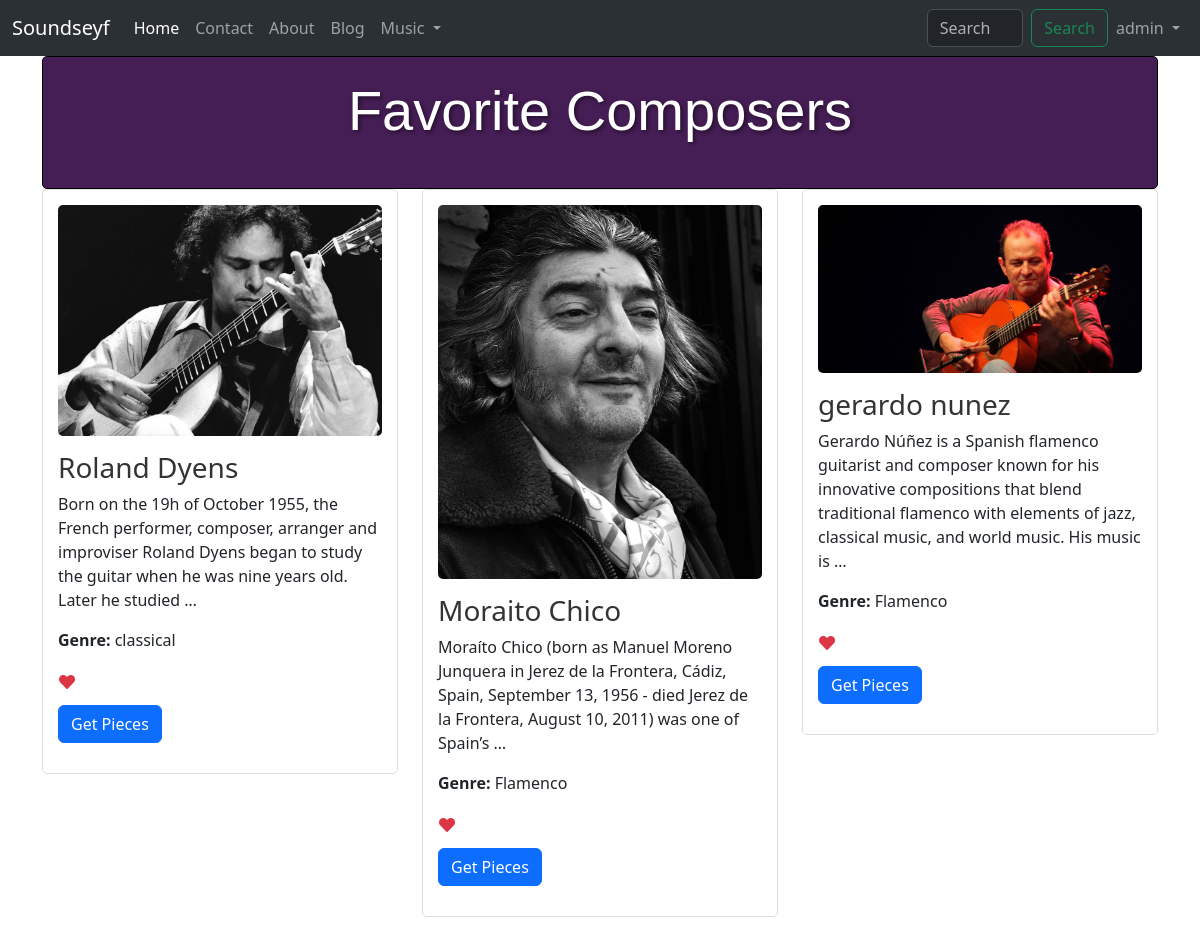
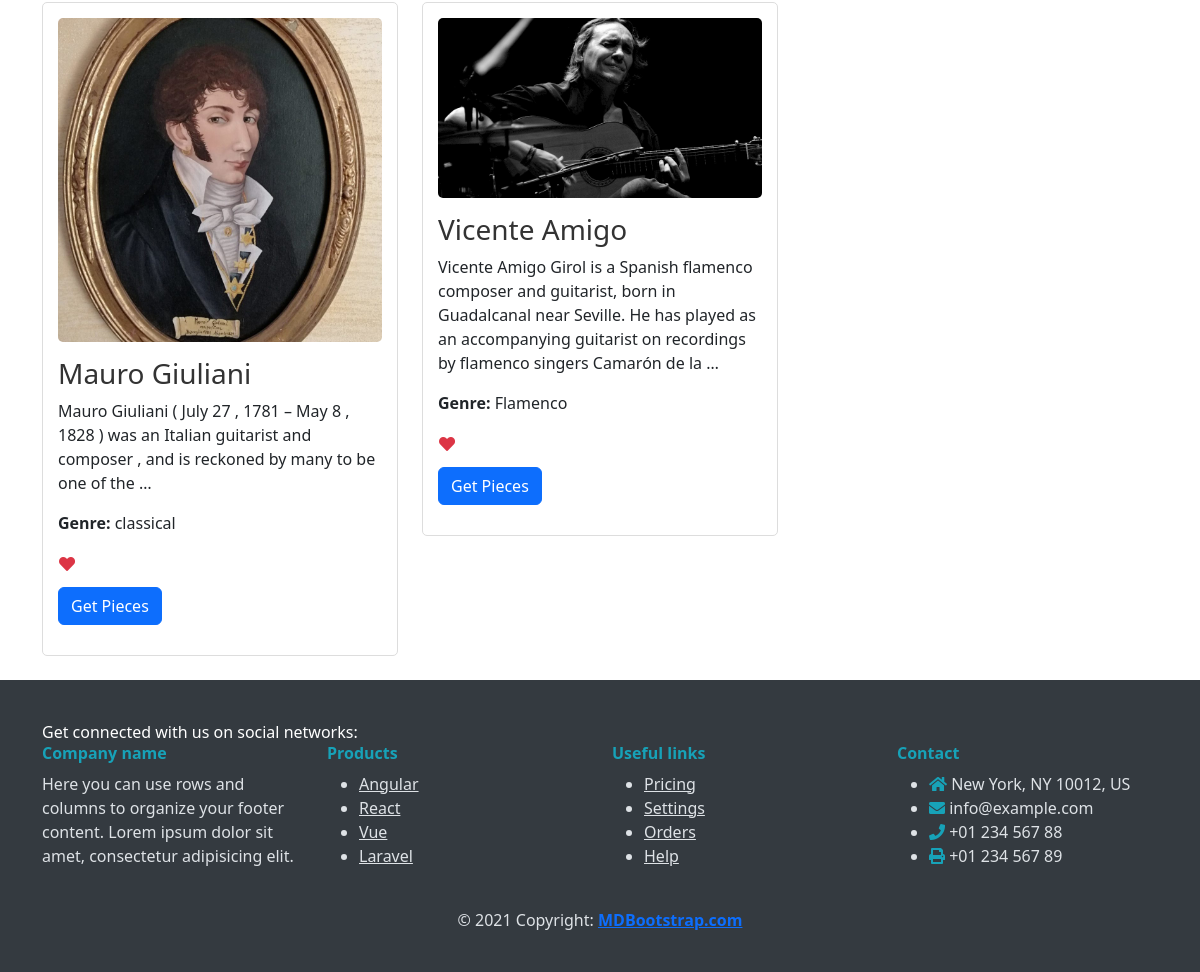
The app's page /music/favorites/ (signed in) with its own data (2 pictures, top to bottom).
### music/models.py (models this page shows, shortened)
class Composer(models.Model):
    name = models.CharField(max_length=255,null=True,blank=True)
    biography = models.TextField(null=True, blank=True)
    image = models.ImageField(upload_to="Composers/" , default="default.jpg")
    genre = models.CharField(max_length=255,null=True,blank=True)
    nationality = models.CharField(blank=True,null=True,max_length=255)

### music/views.py (the view)
# urls.py: path('favorites/', FavoritesView, name='Likes'),
@login_required
def FavoritesView(request):
    liked_composers = Composer.objects.filter(favoritecomposer__user=request.user)
    return render(request, 'music/favorites.html', {'liked_composers': liked_composers})

### templates/music/favorites.html (shortened to what this page needs)
{% extends "base.html" %}
{% load thumbnail %}
{% block content %}
<div class="container">
  <div style="background-color: #461e56; border: 1px solid #000000; border-radius: 5px; padding: 20px;">
    <h2 class="text-center mb-4" style="font-size: 3.5rem; font-family: 'Oswald', sans-serif; color: #ffffff; text-shadow: 2px 2px 4px rgba(0, 0, 0, 0.5);">Favorite Composers</h2>
  </div>
  <div class="row">
    {% if liked_composers %}
      {% for composer in liked_composers %}
        <div class="col-md-4 mb-4">
          <div class="card composer-card" style="border: 1px solid #ddd; border-radius: 5px; padding: 15px;">
            {% if composer.image %}
              <img src="{% thumbnail composer.image "600x400" crop="center" as im %}{{ im.url }}{% endthumbnail %}"
                alt="{{ composer.name }}" class="card-img-top composer-image" style="border-radius: 5px; width: 100%;">
            {% else %}
              <div class="no-image-placeholder" style="background-color: #eee; height: 200px; border-radius: 5px;"></div>
            {% endif %}
            <div class="composer-details" style="padding: 15px 0;">
              <a href="{% url 'music:pieces' cid=composer.id %}" class="composer-name-link" style="text-decoration: none; color: #333;">
                <h3 class="card-title composer-name">{{ composer.name }}</h3>
              </a>
              <p class="card-text composer-bio">{{ composer.biography|truncatewords:30 }}</p>
              <p class="composer-genre"><strong>Genre:</strong> {{ composer.genre }}</p>
              <form action="{% url 'music:Favorites' composer_id=composer.id %}" method="post">
                <button type="submit" class="btn btn-link composer-like-button" aria-label="Remove from Favorites" style="padding: 0;">
                  <i class="fas fa-heart text-danger"></i>
                </button>
              </form>
              <a href="{% url 'music:pieces' cid=composer.id %}" class="btn btn-primary composer-button" style="margin-top: 10px;">Get Pieces</a>
            </div>
          </div>
        </div>
      {% endfor %}
    {% else %}
      <div class="col">
        <p class="text-center">No favorite composers found.</p>
      </div>
    {% endif %}
  </div>
</div>
{% endblock %}

### templates/base.html (shortened to what this page needs)
{% load static %}
{% load thumbnail %}
<!doctype html>
<html lang="en">
<head>
    <link href="https://cdn.jsdelivr.net/npm/bootstrap@5.3.3/dist/css/bootstrap.min.css" rel="stylesheet"
>
    <link rel="stylesheet" href="{% static 'css/footer.css' %}">
    <link rel="stylesheet" href="https://cdnjs.cloudflare.com/ajax/libs/font-awesome/5.15.4/css/all.min.css">
</head>
<body data-bs-theme="light">
    <nav class="navbar navbar-expand-lg bg-body-tertiary" data-bs-theme="dark">
        <div class="container-fluid">
            <a class="navbar-brand" href="{% url 'website:index' %}">Soundseyf</a>
            <div class="collapse navbar-collapse" id="navbarSupportedContent">
                <ul class="navbar-nav me-auto mb-2 mb-lg-0">
                    <li class="nav-item">
                        <a class="nav-link active" aria-current="page" href="{% url 'website:index' %}">Home</a>
                    </li>
                    <li class="nav-item">
                        <a class="nav-link" href="{% url 'website:contact' %}">Contact</a>
                    </li>
                    <li class="nav-item">
                        <a class="nav-link" href="{% url 'website:about' %}">About</a>
                    </li>
                    <li class="nav-item">
                        <a class="nav-link" href="{% url 'blog:blog-home' %}">Blog</a>
                    </li>
                    <li class="nav-item dropdown">
                        <a class="nav-link dropdown-toggle" href="#" role="button" data-bs-toggle="dropdown"
                            aria-expanded="false">
                            Music
                        </a>
                    </li>
                </ul>
                <form style="padding-left: 45%;" method="get" class="d-flex me-auto" role="search"
                    action="{% url 'music:search' %}">
                    <input class="form-control me-2" name="s" type="search" placeholder="Search Composer fullname"
                        aria-label="Search" list="composer-list">
                    <button class="btn btn-outline-success" type="submit">Search</button>
                </form>
                <ul class="navbar-nav ms-auto">
                    {% if request.user.is_authenticated %}
                    <li class="nav-item dropdown">
                        <a class="nav-link dropdown-toggle" href="#" id="userDropdown" role="button"
                            data-bs-toggle="dropdown" aria-expanded="false">
                            {{ request.user.username }}
                        </a>
                    </li>
                    {% endif %}
                </ul>
            </div>
        </div>
    </nav>
    {% block content %}
    {% endblock content %}
    <footer class="special-footer">
        <section class="social-media-section">
            <div class="container">
                <div class="row justify-content-center align-items-center">
                    <div class="col-lg-6 text-lg-start">
                        <p class="social-media-text">Get connected with us on social networks:</p>
                    </div>
                </div>
            </div>
        </section>
        <section class="links-section">
            <div class="container">
                <div class="row">
                    <div class="col-md-3 col-lg-3 col-xl-3 mb-4">
                        <h6 class="footer-heading">Company name</h6>
                        <p>Here you can use rows and columns to organize your footer content. Lorem ipsum dolor sit
                            amet, consectetur adipisicing elit.</p>
                    </div>
                    <div class="col-md-3 col-lg-3 col-xl-3 mb-4">
                        <h6 class="footer-heading">Products</h6>
                        <ul class="footer-links">
                            <li><a href="#!">Angular</a></li>
                            <li><a href="#!">React</a></li>
                            <li><a href="#!">Vue</a></li>
                            <li><a href="#!">Laravel</a></li>
                        </ul>
                    </div>
                    <div class="col-md-3 col-lg-3 col-xl-3 mb-4">
                        <h6 class="footer-heading">Useful links</h6>
                        <ul class="footer-links">
                            <li><a href="#!">Pricing</a></li>
                            <li><a href="#!">Settings</a></li>
                            <li><a href="#!">Orders</a></li>
                            <li><a href="#!">Help</a></li>
                        </ul>
                    </div>
                    <div class="col-md-3 col-lg-3 col-xl-3 mb-4">
                        <h6 class="footer-heading">Contact</h6>
                        <ul class="footer-contact">
                            <li><i class="fas fa-home"></i> New York, NY 10012, US</li>
                            <li><i class="fas fa-envelope"></i> info@example.com</li>
                            <li><i class="fas fa-phone"></i> +01 234 567 88</li>
                            <li><i class="fas fa-print"></i> +01 234 567 89</li>
                        </ul>
                    </div>
                </div>
            </div>
        </section>
        <section class="copyright-section">
            <div class="container text-center">
                <p class="mb-0">© 2021 Copyright: <a href="https://mdbootstrap.com/" class="fw-bold">MDBootstrap.com</a>
                </p>
            </div>
        </section>
    </footer>
</body>
</html>
{% load sweetify %}

### statics/css/footer.css (style rules this page uses)
.special-footer { background-color: #343a40; color: #dee2e6; padding-top: 40px; padding-bottom: 40px; }
.social-media-text { margin-bottom: 0; color: #fff; }
.footer-heading { font-weight: bold; color: #17a2b8; }
.footer-links a, .footer-contact a { color: #dee2e6; }
.footer-contact i { color: #17a2b8; }
.special-footer { position: relative; }

### records on screen
Composer: image (picture), name "Roland Dyens", biography "Born on the 19h of October 1955, the French performer, composer, arranger and improviser Roland Dyens began to study the guitar when he was nine years old. Later he studied …", genre "classical"
Composer: image (picture), name "Moraito Chico", biography "Moraíto Chico (born as Manuel Moreno Junquera in Jerez de la Frontera, Cádiz, Spain, September 13, 1956 - died Jerez de la Frontera, August 10, 2011) was one of Spain’s …", genre "Flamenco"
Composer: image (picture), name "gerardo nunez", biography "Gerardo Núñez is a Spanish flamenco guitarist and composer known for his innovative compositions that blend traditional flamenco with elements of jazz, classical music, and world music. His music is …", genre "Flamenco"
Composer: image (picture), name "Mauro Giuliani", biography "Mauro Giuliani ( July 27 , 1781 – May 8 , 1828 ) was an Italian guitarist and composer , and is reckoned by many to be one of the …", genre "classical"
Composer: image (picture), name "Vicente Amigo", biography "Vicente Amigo Girol is a Spanish flamenco composer and guitarist, born in Guadalcanal near Seville. He has played as an accompanying guitarist on recordings by flamenco singers Camarón de la …", genre "Flamenco"

### other values on screen
{{ request.user.username }} "admin"
